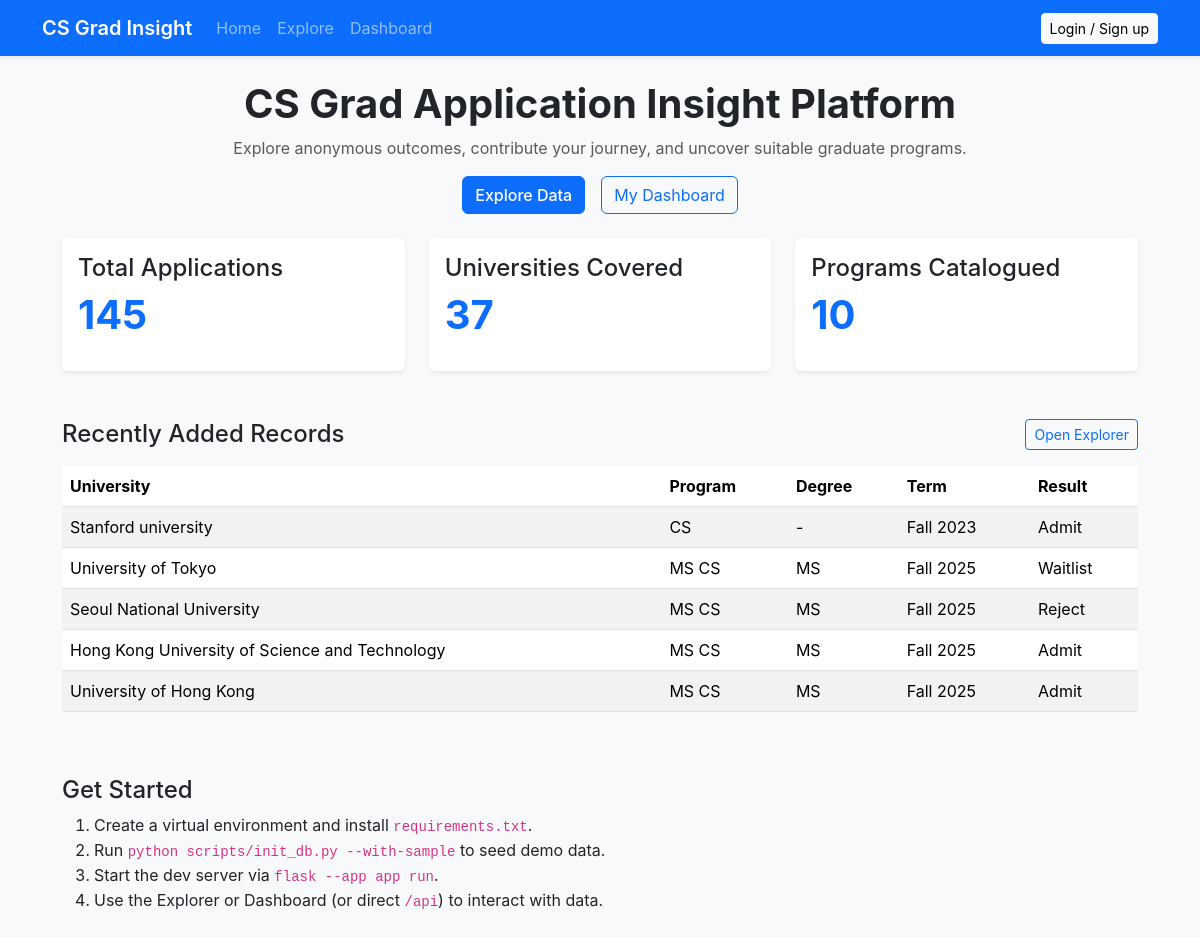
Before: / with the older database file.
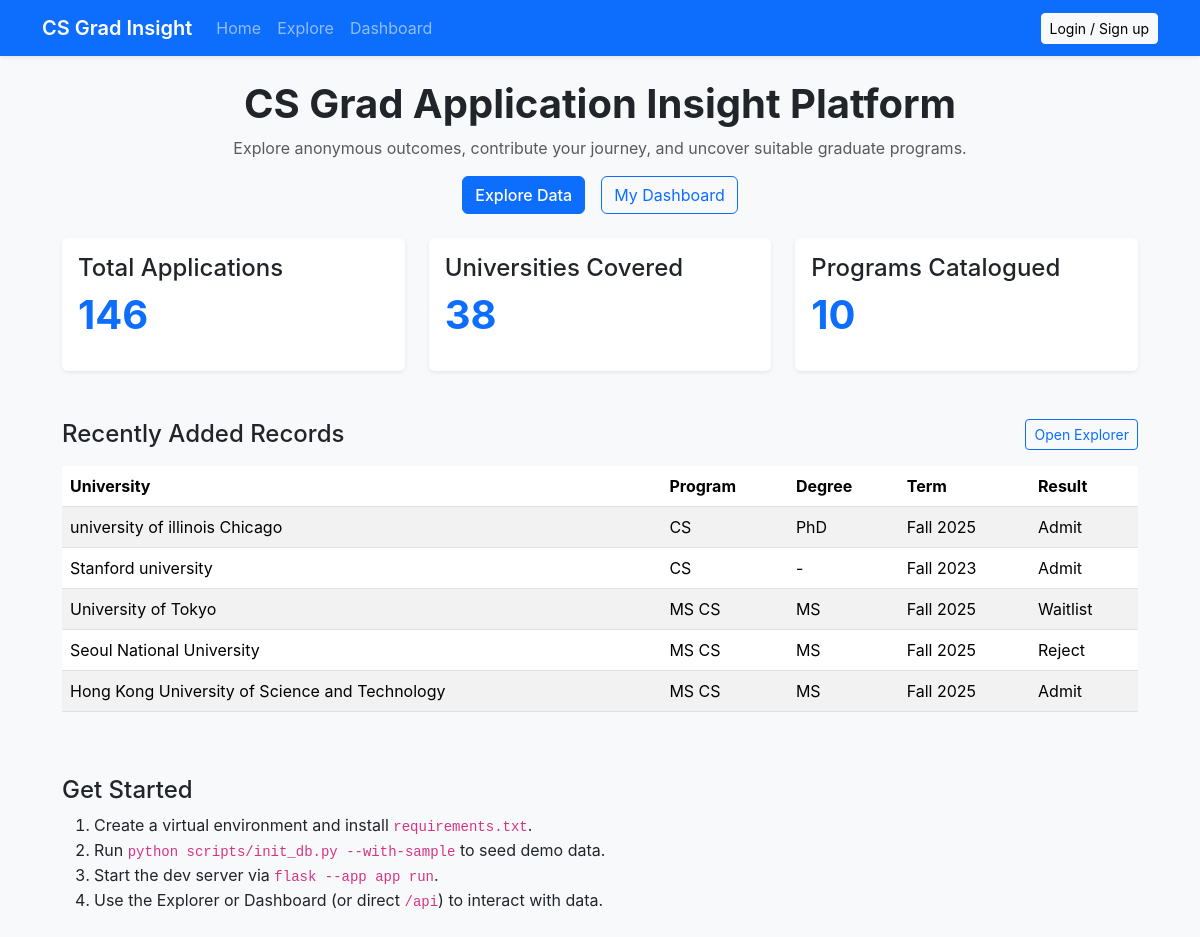
After: the same page with the newer database file.
### app.py (models this page shows, shortened)
class TimestampMixin:
    created_at = db.Column(db.DateTime, default=datetime.utcnow)
    updated_at = db.Column(
        db.DateTime, default=datetime.utcnow, onupdate=datetime.utcnow
    )

class ApplicationRecord(TimestampMixin, db.Model):
    __tablename__ = "application_records"
    id = db.Column(db.Integer, primary_key=True)
    user_id = db.Column(db.Integer, db.ForeignKey("users.id"), nullable=False)
    university = db.Column(db.String(120), nullable=False)
    program = db.Column(db.String(120), nullable=False)
    country = db.Column(db.String(80))
    degree = db.Column(db.String(32))
    term = db.Column(db.String(32))
    result = db.Column(db.String(32), nullable=False)
    funding = db.Column(db.String(120))
    notes = db.Column(db.Text)
    gpa = db.Column(db.Float)
    gpa_scale = db.Column(db.Float)
    gre_total = db.Column(db.Integer)
    research_experience = db.Column(db.Boolean, default=False)
    internship_experience = db.Column(db.Boolean, default=False)
    recommendation_strength = db.Column(db.String(32))
    user = db.relationship("User", back_populates="applications")
    def to_public_dict(self) -> Dict[str, Any]:
        return {
            "id": self.id,
            "university": self.university,
            "program": self.program,
            "country": self.country,
            "degree": self.degree,
            "term": self.term,
            "result": self.result,
            "funding": self.funding,
            "gpa": self.gpa,
            "gpa_scale": self.gpa_scale,
            "gre_total": self.gre_total,
            "research_experience": self.research_experience,
            "internship_experience": self.internship_experience,
            "recommendation_strength": self.recommendation_strength,
            "created_at": self.created_at.isoformat() if self.created_at else None,
        }

### app.py (the view)
    @app.route("/")
    def home():
        stats = get_public_stats()
        return render_template("index.html", stats=stats)

### app.py (called while the page is built)
def get_current_user() -> Optional[User]:
    user_id = session.get("user_id")
    if not user_id:
        return None
    return db.session.get(User, user_id)

def get_public_stats() -> Dict[str, Any]:
    total_applications = ApplicationRecord.query.count()
    university_count = db.session.query(ApplicationRecord.university).distinct().count()
    program_count = db.session.query(ApplicationRecord.program).distinct().count()
    recent = (
        ApplicationRecord.query.order_by(ApplicationRecord.created_at.desc())
        .limit(5)
        .all()
    )
    return {
        "total_applications": total_applications,
        "universities": university_count,
        "programs": program_count,
        "recent_applications": [record.to_public_dict() for record in recent],
    }

### templates/index.html (shortened to what this page needs)
{% extends "base.html" %}
{% block content %}
<header class="mb-4 text-center">
  <h1 class="fw-bold">CS Grad Application Insight Platform</h1>
  <p class="text-muted">
    Explore anonymous outcomes, contribute your journey, and uncover suitable graduate programs.
  </p>
  <div class="d-flex justify-content-center gap-3 flex-wrap">
    <a class="btn btn-primary" href="{{ url_for('explore_page') }}">Explore Data</a>
    <a class="btn btn-outline-primary" href="{{ url_for('dashboard_page') }}">My Dashboard</a>
  </div>
</header>
<section class="row g-4 mb-5">
  <div class="col-md-4">
    <div class="card shadow-sm h-100">
      <div class="card-body">
        <h4>Total Applications</h4>
        <p class="display-6">{{ stats.total_applications }}</p>
      </div>
    </div>
  </div>
  <div class="col-md-4">
    <div class="card shadow-sm h-100">
      <div class="card-body">
        <h4>Universities Covered</h4>
        <p class="display-6">{{ stats.universities }}</p>
      </div>
    </div>
  </div>
  <div class="col-md-4">
    <div class="card shadow-sm h-100">
      <div class="card-body">
        <h4>Programs Catalogued</h4>
        <p class="display-6">{{ stats.programs }}</p>
      </div>
    </div>
  </div>
</section>
<section class="mb-5">
  <div class="d-flex justify-content-between align-items-center mb-3 flex-wrap gap-3">
    <h2 class="h4 m-0">Recently Added Records</h2>
    <a href="{{ url_for('explore_page') }}" class="btn btn-sm btn-outline-primary">Open Explorer</a>
  </div>
  {% if stats.recent_applications %}
  <div class="table-responsive">
    <table class="table table-striped">
      <thead>
        <tr>
          <th>University</th>
          <th>Program</th>
          <th>Degree</th>
          <th>Term</th>
          <th>Result</th>
        </tr>
      </thead>
      <tbody>
        {% for app in stats.recent_applications %}
        <tr>
          <td>{{ app.university }}</td>
          <td>{{ app.program }}</td>
          <td>{{ app.degree or '-' }}</td>
          <td>{{ app.term or '-' }}</td>
          <td>{{ app.result }}</td>
        </tr>
        {% endfor %}
      </tbody>
    </table>
  </div>
  {% else %}
  <p class="text-muted">No public data yet. Be the first to contribute!</p>
  {% endif %}
</section>
<section>
  <h2 class="h4">Get Started</h2>
  <ol>
    <li>Create a virtual environment and install <code>requirements.txt</code>.</li>
    <li>Run <code>python scripts/init_db.py --with-sample</code> to seed demo data.</li>
    <li>Start the dev server via <code>flask --app app run</code>.</li>
    <li>Use the Explorer or Dashboard (or direct <code>/api</code>) to interact with data.</li>
  </ol>
</section>
{% endblock %}

### templates/base.html (shortened to what this page needs)
<!DOCTYPE html>
<html lang="en">
  <head>
    <link
      rel="stylesheet"
      href="https://cdn.jsdelivr.net/npm/bootstrap@5.3.3/dist/css/bootstrap.min.css"
    />
    <link
      rel="stylesheet"
      href="{{ url_for('static', filename='css/main.css') }}"
    />
  </head>
  <body class="bg-light">
    <nav class="navbar navbar-expand-lg navbar-dark bg-primary">
      <div class="container">
        <a class="navbar-brand fw-semibold" href="{{ url_for('home') }}">
          CS Grad Insight
        </a>
        <div class="collapse navbar-collapse" id="mainNav">
          <ul class="navbar-nav me-auto mb-2 mb-lg-0">
            <li class="nav-item">
              <a class="nav-link" href="{{ url_for('home') }}">Home</a>
            </li>
            <li class="nav-item">
              <a class="nav-link" href="{{ url_for('explore_page') }}">Explore</a>
            </li>
            <li class="nav-item">
              <a class="nav-link" href="{{ url_for('dashboard_page') }}">Dashboard</a>
            </li>
          </ul>
          <div class="d-flex align-items-center gap-2">
            {% if current_user %}
            <span class="text-white-50 small">{{ current_user.email }}</span>
            <button class="btn btn-outline-light btn-sm" data-logout>
              Logout
            </button>
            {% else %}
            <a class="btn btn-light btn-sm" href="{{ url_for('auth_page') }}">
              Login / Sign up
            </a>
            {% endif %}
          </div>
        </div>
      </div>
    </nav>
    <main class="container py-4">
      {% block content %}{% endblock %}
    </main>
  </body>
</html>

### static/css/main.css (style rules this page uses)
:root { --primary-color: #0d6efd; --success-color: #198754; --warning-color: #ffc107; --danger-color: #dc3545; --light-bg: #f8f9fa; }
* { transition: background-color 0.2s ease, color 0.2s ease; }
html, body { height: 100%; }
body { min-height: 100vh; display: flex; flex-direction: column; background-color: #fff; font-family: -apple-system, BlinkMacSystemFont, 'Segoe UI', Roboto, 'Helvetica Neue', Arial, sans-serif; }
nav.navbar { box-shadow: 0 0.125rem 0.25rem rgba(0, 0, 0, 0.075); }
main.container { max-width: 1100px; flex: 1; }
.card { border: none; transition: box-shadow 0.3s ease; }
.card.shadow-sm { border: none; }
.table-responsive { overflow-y: auto; }
.table tbody tr { transition: background-color 0.15s ease; }
.btn { transition: all 0.2s ease; }
.btn-primary, .btn-success, .btn-danger, .btn-warning { font-weight: 500; }
.display-6 { font-weight: 700; color: var(--primary-color); }

Changed rows visible on the page:
no longer on this page (row unchanged): ApplicationRecord: university "University of Hong Kong", program "MS CS", degree "MS", term "Fall 2025", result "Admit"
added ApplicationRecord: university "university of illinois Chicago", program "CS", degree "PhD", term "Fall 2025", result "Admit"
Other visible differences:
{{ stats.total_applications }}: "145" → "146"
{{ stats.universities }}: "37" → "38"
